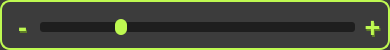
   <widget class="QGroupBox" name="scaleOBJ">
    <property name="geometry">
     <rect>
      <x>1040</x>
      <y>472</y>
      <width>390</width>
      <height>50</height>
     </rect>
    </property>
    <property name="font">
     <font>
      <pointsize>20</pointsize>
      <bold>true</bold>
     </font>
    </property>
    <property name="styleSheet">
     <string notr="true">QGroupBox {
    background-color: rgb(60, 60, 60);
    border-radius: 10px;
    border: 2px solid rgb(190, 249, 81); 
    padding: 0 10px;
}</string>
    </property>
    <property name="title">
     <string/>
    </property>
    <property name="alignment">
     <set>Qt::AlignCenter</set>
    </property>
    <widget class="QSlider" name="scale_slider">
     <property name="geometry">
      <rect>
       <x>35</x>
       <y>15</y>
       <width>325</width>
       <height>25</height>
      </rect>
     </property>
     <property name="styleSheet">
      <string notr="true">QSlider {
    background-color: rgba(30, 30, 30,0);
}

QSlider::groove:horizontal {
    background-color: rgb(30, 30, 30);
    height: 10px;
    border-radius: 3px;
    margin: 0 5px; /* Добавляем отступы с левой и правой стороны */
}

QSlider::handle:horizontal {
    background-color: rgb(190, 249, 81);
    width: 12px;
    height: 12px;
    margin: -3px 0;
    border-radius: 6px;
}
</string>
     </property>
     <property name="minimum">
      <number>1</number>
     </property>
     <property name="maximum">
      <number>200</number>
     </property>
     <property name="value">
      <number>50</number>
     </property>
     <property name="sliderPosition">
      <number>50</number>
     </property>
     <property name="tracking">
      <bool>true</bool>
     </property>
     <property name="orientation">
      <enum>Qt::Horizontal</enum>
     </property>
     <property name="invertedAppearance">
      <bool>false</bool>
     </property>
     <property name="invertedControls">
      <bool>false</bool>
     </property>
    </widget>
    <widget class="QLabel" name="label_27">
     <property name="geometry">
      <rect>
       <x>11</x>
       <y>16</y>
       <width>25</width>
       <height>25</height>
      </rect>
     </property>
     <property name="font">
      <font>
       <pointsize>21</pointsize>
       <italic>false</italic>
       <bold>true</bold>
       <underline>false</underline>
       <strikeout>false</strikeout>
      </font>
     </property>
     <property name="styleSheet">
      <string notr="true">color:#5f7c28;
background-color: rgba(1,1,1,0);</string>
     </property>
     <property name="text">
      <string>-</string>
     </property>
     <property name="alignment">
      <set>Qt::AlignCenter</set>
     </property>
    </widget>
    <widget class="QLabel" name="label_28">
     <property name="geometry">
      <rect>
       <x>10</x>
       <y>15</y>
       <width>25</width>
       <height>25</height>
      </rect>
     </property>
     <property name="font">
      <font>
       <pointsize>20</pointsize>
       <italic>false</italic>
       <bold>true</bold>
      </font>
     </property>
     <property name="styleSheet">
      <string notr="true">color: rgb(190, 249, 81);
background-color: rgba(1,1,1,0);</string>
     </property>
     <property name="text">
      <string>-</string>
     </property>
     <property name="alignment">
      <set>Qt::AlignCenter</set>
     </property>
    </widget>
    <widget class="QLabel" name="label_29">
     <property name="geometry">
      <rect>
       <x>361</x>
       <y>16</y>
       <width>25</width>
       <height>25</height>
      </rect>
     </property>
     <property name="font">
      <font>
       <pointsize>21</pointsize>
       <italic>false</italic>
       <bold>true</bold>
       <underline>false</underline>
       <strikeout>false</strikeout>
      </font>
     </property>
     <property name="styleSheet">
      <string notr="true">color:#5f7c28;
background-color: rgba(1,1,1,0);</string>
     </property>
     <property name="text">
      <string>+</string>
     </property>
     <property name="alignment">
      <set>Qt::AlignCenter</set>
     </property>
    </widget>
    <widget class="QLabel" name="label_30">
     <property name="geometry">
      <rect>
       <x>360</x>
       <y>15</y>
       <width>25</width>
       <height>25</height>
      </rect>
     </property>
     <property name="font">
      <font>
       <pointsize>20</pointsize>
       <italic>false</italic>
       <bold>true</bold>
      </font>
     </property>
     <property name="styleSheet">
      <string notr="true">color: rgb(190, 249, 81);
background-color: rgba(1,1,1,0);</string>
     </property>
     <property name="text">
      <string>+</string>
     </property>
     <property name="alignment">
      <set>Qt::AlignCenter</set>
     </property>
    </widget>
   </widget>
